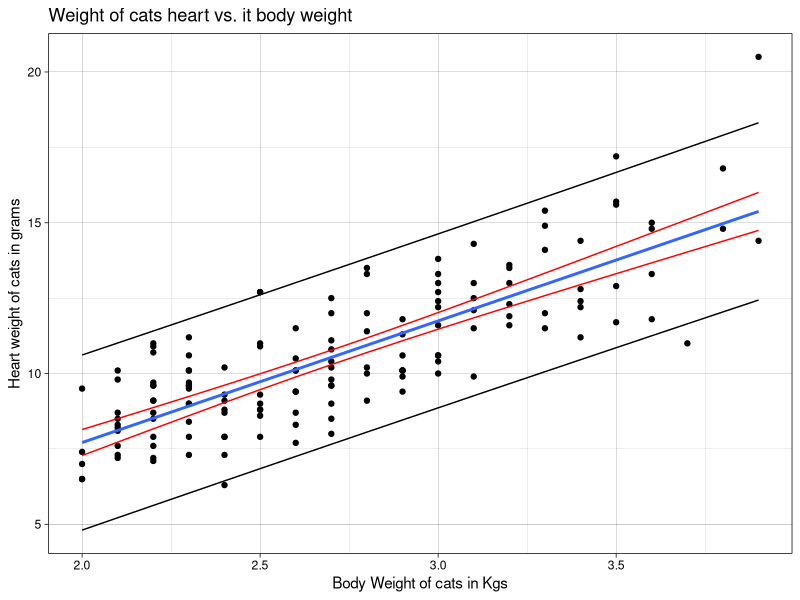
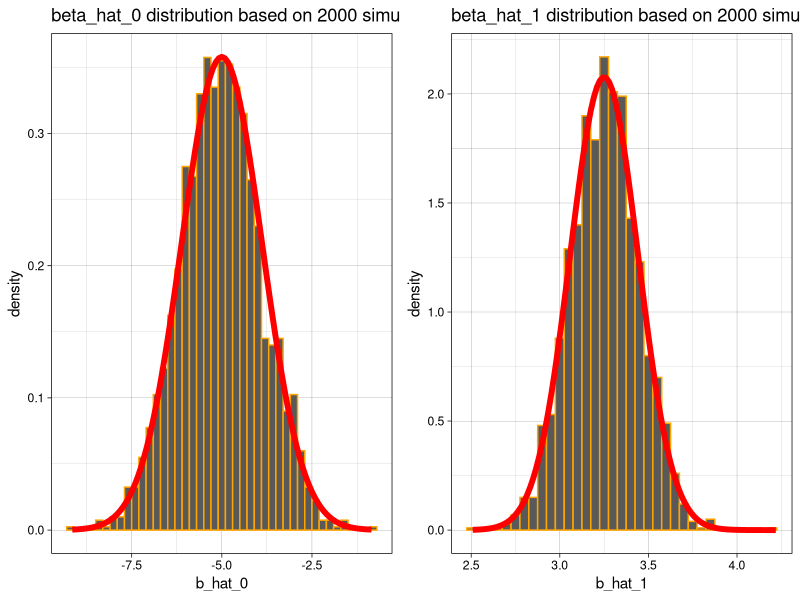

Write the R code that produced these figures, in order.
## ---- chunk 1
library(MASS)
cat_model <- lm(Hwt~Bwt, data = cats)
## ---- chunk 2
coef(summary(cat_model))[2,3]
## ---- chunk 3
coef(summary(cat_model))[2,4]

## ---- chunk 4
confint(cat_model, parm=c("Bwt"), level = .95)
## ---- chunk 5
confint(cat_model, parm=c("(Intercept)"), level = .9)

## ---- chunk 6
mean_bwt <- mean(cats$Bwt)
print(paste("mean body weight of the cat = ", mean_bwt))

m1  <- predict(cat_model, newdata = data.frame(Bwt=c(2.1, 2.8)),level = .9, interval = c("confidence"))

print(paste("Difference of ", 2.1, " body weight from mean body weight is = ", mean_bwt - 2.1))

print(paste("Difference of ", 2.8, " body weight from mean body weight is = ", mean_bwt - 2.8))

print(paste("Length of confidnece interval for body weight 2.1 is ", diff(c(m1[1,2],m1[1,3]))))

print(paste("Length of confidnece interval for body weight 2.8 is ", diff(c(m1[2,2],m1[2,3]))))

## ---- chunk 7
m2  <- predict(cat_model, newdata = data.frame(Bwt=c(2.8, 4.2)),level = .9, interval = c("prediction"))

print(paste("Based on 90% prediction interval, the heart weight for a body weight of 2.8 kgs will be between ", m2[1,2], "gms and ", m2[1,3], "gms"))


print(paste("Based on 90% prediction interval, the heart weight for a body weight of 4.2 kgs will be between ", m2[2,2], "gms and ", m2[2,3], "gms"))

## ---- chunk 8
library("ggplot2")

p <- ggplot(data=cats, aes(x=Bwt, y=Hwt)) + geom_point() +
  stat_smooth(method = lm, se=FALSE)+
  ggtitle("Weight of cats heart vs. it body weight") +
  xlab("Body Weight of cats in Kgs") +
  ylab("Heart weight of cats in grams") +
  theme_linedraw()

#simulate x data
x_sim <- seq(min(cats$Bwt), max(cats$Bwt),.1)

c_band <- predict(cat_model, newdata = data.frame(Bwt=x_sim),level = .95, interval = c("confidence"))

p_band <- predict(cat_model, newdata = data.frame(Bwt=x_sim),level = .95, interval = c("prediction"))

p <- p + geom_line(data=data.frame(x=x_sim,y=c(c_band[,2])), aes(x=x_sim, y=c(c_band[,2])), color="red")
p <- p + geom_line(data=data.frame(x=x_sim,y=c(c_band[,3])), aes(x=x_sim, y=c(c_band[,3])), color="red")
p <- p + geom_line(data=data.frame(x=x_sim,y=c(p_band[,2])), aes(x=x_sim, y=c(p_band[,2])))
p <- p + geom_line(data=data.frame(x=x_sim,y=c(p_band[,3])), aes(x=x_sim, y=c(p_band[,3])))
p 

## ---- chunk 9
null_beta_1 <- 4
b1_hat_se <- coef(summary(cat_model))[2,2]
b1_hat <- coef(summary(cat_model))[2,1]
## ---- chunk 10
(t_beta_1_is_4 <- (b1_hat-null_beta_1)/b1_hat_se)

## ---- chunk 11
(p_value <- 2*pt(t_beta_1_is_4, df=nrow(cats)-2, lower.tail=FALSE))
## ---- chunk 12
data(Ozone, package = "mlbench")
Ozone = Ozone[, c(4, 6, 7, 8)]
colnames(Ozone) = c("ozone", "wind", "humidity", "temp")
Ozone = Ozone[complete.cases(Ozone), ]
## ---- chunk 13
birthday = 19730321
set.seed(birthday)
n = 50
x = seq(0, 10, length = n)
## ---- chunk 14
simulate_data <- function(beta_0, beta_1, sd_error, x_values){
  epsilon <- rnorm(n=length(x_values), mean=0, sd = sd_error)
  y <- beta_0 + beta_1*x_values + epsilon
  return(data.frame(x= x_values, y=y))
}

# Create a function to simulate data n times and return the resulting beta_hat_0 and beta_hat_1 as a vector
Simulate_n_times_Get_Beta_hat_0_and_1 <- function(num_simul, beta_0, beta_1, sd_error, x_values){
  
  beta_hat_0 <-  rep(0,num_simul)
  beta_hat_1 <-  rep(0,num_simul)

  for(i in 1:num_simul){
    sim_data_1 <- simulate_data(beta_0 = beta_0, beta_1 = beta_1, sd_error = sd_error, x_values = x_values)
    m1 <- lm(y~x,data=sim_data_1)
    
    beta_hat_0[i] <- coef(m1)[1]
    beta_hat_1[i] <- coef(m1)[2]
  }
  return(list(beta_hat_0=beta_hat_0,beta_hat_1=beta_hat_1))
}
## ---- chunk 15
beta_0 = -5
beta_1 = 3.25
sig = sqrt(16)

b_0_1 <- Simulate_n_times_Get_Beta_hat_0_and_1(num_simul = 2000, beta_0 = beta_0, beta_1 = beta_1, sd_error = sig, x_values = x)
b_hat_0 <- b_0_1$beta_hat_0
b_hat_1 <- b_0_1$beta_hat_1
## ---- chunk 16
# Calculate True standard deviation of beta_0 and beta_1
Sxx <- sum((x-mean(x))^2)
var_beta_0_hat <- sig^2 * (1/n + (mean(x)^2 / Sxx))
var_beta_1_hat <- sig^2 / Sxx

true_expected_give_x <- list(beta_hat_0=beta_0, beta_hat_1=beta_1)
mean_of_simulated <- list(beta_hat_0=mean(b_hat_0), beta_hat_1=mean(b_hat_1))
true_sd_given_x <- list(beta_hat_0=sqrt(var_beta_0_hat), beta_hat_1=sqrt(var_beta_1_hat))
sd_of_simulated <- list(beta_hat_0=sd(b_hat_0), beta_hat_1=sd(b_hat_1))

library("data.table")

knitr::kable(data.frame(
  rbindlist(list("true expected value given the known values of x"=true_expected_give_x,
            "mean of the simulated values"=mean_of_simulated, 
            "true standard deviation given the known values of x"=true_sd_given_x,
            "standard deviation of the simulated values"=sd_of_simulated), 
            use.names = TRUE, idcol = "Description")), 
            format="markdown")

## ---- chunk 17
library(ggplot2)

b0 <- ggplot(data.frame(b_hat_0), aes(x=b_hat_0)) + 
    geom_histogram(aes(y=stat(density),color=I("orange")), binwidth = .2) +
    ggtitle("beta_hat_0 distribution based on 2000 simulations") +
    theme_linedraw() +
    stat_function(fun = dnorm, args = list(mean = beta_0, sd = sqrt(var_beta_0_hat)), col="red", size=2)

b1 <- ggplot(data.frame(b_hat_1), aes(x=b_hat_1)) + 
    geom_histogram(aes(y=stat(density),color=I("orange")), binwidth = .05) +
    ggtitle("beta_hat_1 distribution based on 2000 simulations") +
    theme_linedraw() +
    stat_function(fun = dnorm, args = list(mean = beta_1, sd = sqrt(var_beta_1_hat)), col="red", size=2)

library("gridExtra")
grid.arrange(b0, b1, ncol=2)
## ---- chunk 18
birthday = 18760613
set.seed(birthday)
n = 25
x = seq(0, 2.5, length = n)
